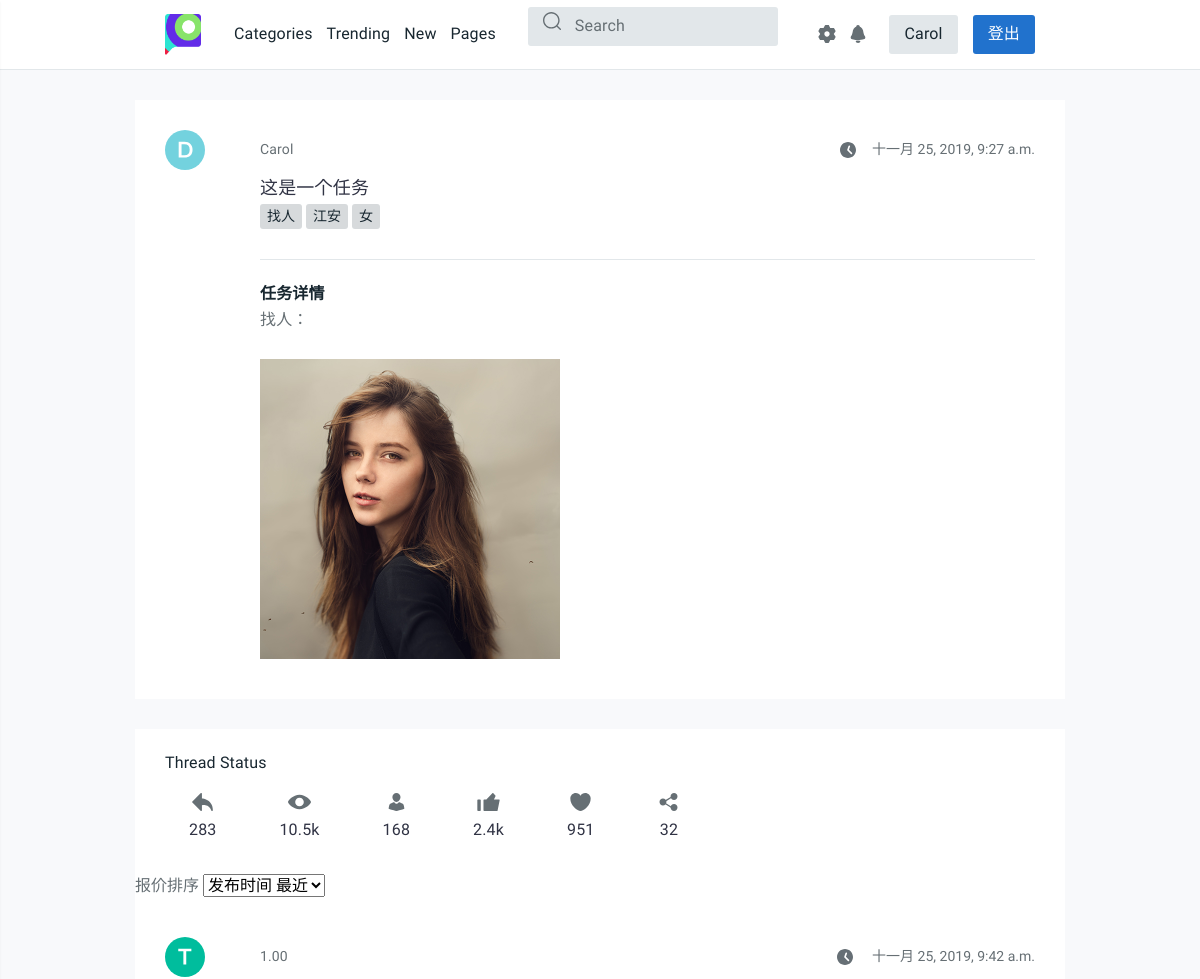
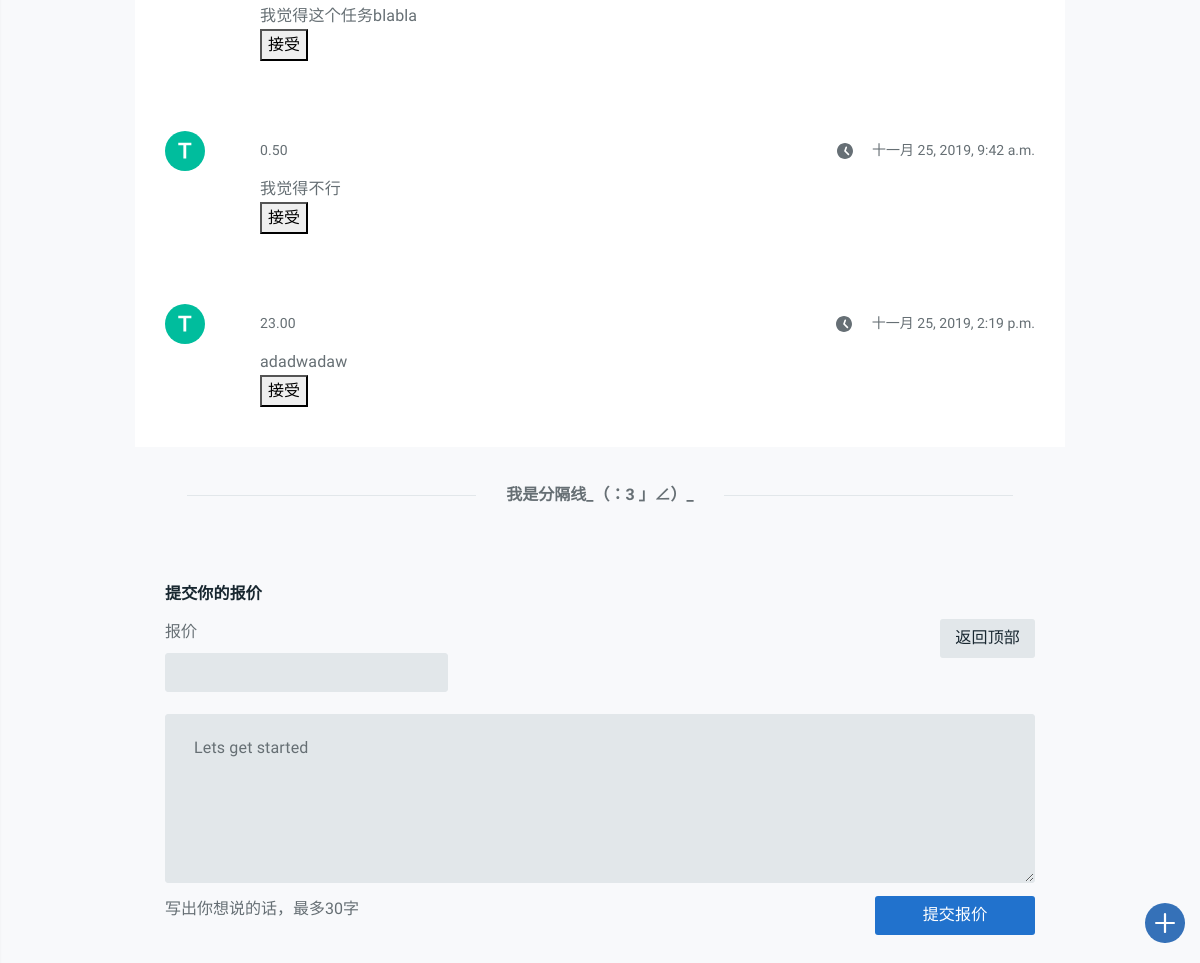
Page /detail/tk1/ (signed in) on the committed database (2 pictures, top to bottom).
### task_platform/models.py (models this page shows, shortened)
class Task(models.Model):
    state = (('未开始', 'waitting'), ('进行中', 'processing'), ('中止', 'abort'),
             ('撤销', 'revoke'), ('超时', 'timeout'), ('完成', 'completed'))
    publisher = models.CharField(max_length=128)
    receiver = models.CharField(max_length=128, default="", blank=True)
    pub_time = models.DateTimeField(auto_now_add=True)
    people_needed = models.IntegerField(default=1)
    people_now = models.IntegerField(default=0)
    expected_time_consuming = models.DecimalField(
        max_digits=12, decimal_places=1, default=0.0)
    task_description = models.CharField(max_length=50, default="None")
    task_detail = RichTextUploadingField(default='None')
    task_state = models.CharField(max_length=32, choices=state, default='未开始')
    class Meta:
        ordering = ['pub_time']
        verbose_name = '任务'
        verbose_name_plural = '任务'

class Task_tags(models.Model):
    sig_tag = models.CharField(max_length=20, default="None")
    task_id = models.IntegerField(default="0")
    def __str__(self):
        return self.sig_tag
    class Meta:
        verbose_name = "任务标签"
        verbose_name_plural = "任务标签"

class User_task(models.Model):
    task_id = models.IntegerField(default="0")
    username = models.CharField(max_length=128, default="None")
    description = models.CharField(max_length=50)
    submit_money = models.DecimalField(max_digits=5, decimal_places=2, null=True)
    pub_time = models.DateTimeField(auto_now_add=True)
    class Meta:
        ordering = ['pub_time']
        verbose_name = "用户任务报价"
        verbose_name_plural = "用户任务报价"

### task_platform/views.py (the view, shortened to what this page needs)
# urls.py: path('detail/tk<int:task_id>/', views.detail, name='detail'),
def detail(request, task_id):
    username = request.session.get('user_name', None)
    if not username:
        return redirect('/login/')
    task = get_object_or_404(Task, pk=task_id)
    tag_list = Task_tags.objects.filter(task_id=task.id)
    publisher = task.publisher
    pub_time = task.pub_time
    task_description = task.task_description
    task_detail = task.task_detail
    sort_choice_list = (
        '发布时间 最近', '发布时间 最远',
        '报价 最低', '报价 最高'
    )
    is_publisher = True
    if username != publisher:
        publisher = 'xxx'
        is_publisher = False
    message = ''
    user_task_list = User_task.objects.filter(task_id=task_id)
    if request.method == 'GET':
        accept_id = request.GET.get('accept', None)
    return render(request, 'task_platform/detail.html', locals())

### task_platform/templates/task_platform/detail.html (shortened to what this page needs)
{% extends 'task_platform/base.html' %}
{% block content %}
<main id="tt-pageContent">
  <div class="container">
    <div class="tt-single-topic-list">
      <div class="tt-item">
        <div class="tt-single-topic">
          <div class="tt-item-header">
            <div class="tt-item-info info-top">
              <div class="tt-avatar-icon">
                <i class="tt-icon"><svg>
                    <use xlink:href="#icon-ava-d"></use>
                  </svg></i>
              </div>
              <div class="tt-avatar-title">
                <a href="#">{{ publisher }}</a>
              </div>
              <a href="#" class="tt-info-time">
                <i class="tt-icon"><svg>
                    <use xlink:href="#icon-time"></use>
                  </svg></i>{{ pub_time }}
              </a>
            </div>
            <h3 class="tt-item-title">
              <a href="#">{{ task_description }}</a>
            </h3>
            <div id='warp'>
              {% for tag in tag_list %}
              <a href="#"><span class="tt-badge">{{ tag }}</span></a>
              {% endfor %}
            </div>
          </div>
          <div class="tt-item-description">
            <h4 class="tt-title">任务详情</h4>
            {{ task_detail | safe }}
          </div>
          </div>
        </div>
        <div class="tt-item">
          <div class="tt-info-box">
            <h6 class="tt-title">Thread Status</h6>
            <div class="tt-row-icon">
              <div class="tt-item">
                <a href="#" class="tt-icon-btn tt-position-bottom">
                  <i class="tt-icon"><svg>
                      <use xlink:href="#icon-reply"></use>
                    </svg></i>
                  <span class="tt-text">283</span>
                </a>
              </div>
              <div class="tt-item">
                <a href="#" class="tt-icon-btn tt-position-bottom">
                  <i class="tt-icon"><svg>
                      <use xlink:href="#icon-view"></use>
                    </svg></i>
                  <span class="tt-text">10.5k</span>
                </a>
              </div>
              <div class="tt-item">
                <a href="#" class="tt-icon-btn tt-position-bottom">
                  <i class="tt-icon"><svg>
                      <use xlink:href="#icon-user"></use>
                    </svg></i>
                  <span class="tt-text">168</span>
                </a>
              </div>
              <div class="tt-item">
                <a href="#" class="tt-icon-btn tt-position-bottom">
                  <i class="tt-icon"><svg>
                      <use xlink:href="#icon-like"></use>
                    </svg></i>
                  <span class="tt-text">2.4k</span>
                </a>
              </div>
              <div class="tt-item">
                <a href="#" class="tt-icon-btn tt-position-bottom">
                  <i class="tt-icon"><svg>
                      <use xlink:href="#icon-favorite"></use>
                    </svg></i>
                  <span class="tt-text">951</span>
                </a>
              </div>
              <div class="tt-item">
                <a href="#" class="tt-icon-btn tt-position-bottom">
                  <i class="tt-icon"><svg>
                      <use xlink:href="#icon-share"></use>
                    </svg></i>
                  <span class="tt-text">32</span>
                </a>
              </div>
            </div>
          </div>
          <label>报价排序
            <select name="dropdown">
              {% for choice in sort_choice_list %}
              <option id="sort_choice" value={{ choice }}>{{ choice }}</option>
                {% endfor %}
            </select>
          </label>
          <form class="form-default" method='GET'>
            {% if user_task_list %}
            {% for sig in user_task_list %}
            <div class="tt-item">
              <div class="tt-single-topic">
                <div class="tt-item-header pt-noborder">
                  <div class="tt-item-info info-top">
                    <div class="tt-avatar-icon">
                      <i class="tt-icon"><svg>
                          <use xlink:href="#icon-ava-t"></use>
                        </svg></i>
                    </div>
                    <div class="tt-avatar-title">
                      <a href="#">{{ sig.submit_money }}</a>
                    </div>
                    <a href="#" class="tt-info-time">
                      <i class="tt-icon">
                        <svg>
                          <use xlink:href="#icon-time"></use>
                        </svg></i>
                      {{ sig.pub_time }}
                    </a>
                  </div>
                </div>
                <div class="tt-item-description">
                  {{ sig.description }}
                </div>
                {% if is_publisher %}
                  <button name="accept" type="submit" value={{ sig.id }}>接受</button>
                {% endif %}
                </div>
              </div>
              {% endfor %}
              {% endif %}
          </form>
          </div>
        <div class="tt-wrapper-inner">
            <h4 class="tt-title-separator"><span>我是分隔线_（：3 」∠）_ </span></h4>
        </div>
            <form class="form-default" method="POST">
              <div class="tt-wrapper-inner">
                <div class="pt-editor form-default">
                  <h6 class="pt-title">提交你的报价</h6>
                  <div class="pt-row">
                    <div class="col-left">
                      <label>
                        <span class="tt-text">报价</span>
                      </label>
                      <input type="text" class="form-control" name="money"></input>
                    </div>
                    <div class="col-right tt-hidden-mobile">
                      <a href="#" class="btn btn-primary">返回顶部</a>
                    </div>
                  </div>
                  <div class="form-group">
                    <textarea name="description" class="form-control" rows="5" placeholder="Lets get started"></textarea>
                  </div>
                  <div class="pt-row">
                    <div class="col-left">
                      <p>写出你想说的话，最多30字</p>
                    </div>
                    <div class="col-auto">
                      <input type="submit" class="btn btn-secondary btn-width-lg" value="提交报价"></input>
                    </div>
                  </div>
                </div>
            </form>
          </div>
        </div>
</main>
{% endblock %}

### task_platform/templates/task_platform/base.html (shortened to what this page needs)
{% load staticfiles %}
<html>
<body>
  <head>
    {% block css %}
    <link rel="stylesheet" href="{% static 'css/style.css' %}">
    {% endblock %}
  </head>
  <header id="tt-header">
    <div class="container">
      <div class="row tt-row no-gutters">
        <div class="col-auto">
          <div class="tt-logo">
            <a href="/"><img src="{% static 'images/logo.png' %}" alt=""></a>
          </div>
          <div class="tt-desktop-menu">
            <nav>
              <ul>
                <li><a href="page-categories.html"><span>Categories</span></a></li>
                <li><a href="detail/tk2"><span>Trending</span></a></li>
                <li><a href="page-create-topic.html"><span>New</span></a></li>
                <li>
                  <a href="page-single-user.html"><span>Pages</span></a>
                </li>
              </ul>
            </nav>
          </div>
          <div class="tt-search">
            <form class="search-wrapper">
              <div class="search-form">
                <input type="text" class="tt-search__input" placeholder="Search">
                <button class="tt-search__btn" type="submit">
                  <svg class="tt-icon">
                    <use xlink:href="#icon-search"></use>
                  </svg>
                </button>
              </div>
            </form>
          </div>
        </div>
        {% if request.session.is_login %}
        <div class="col-auto ml-auto">
          <div class="tt-user-info d-flex ">
            <center>
              <div style="margin:7px -25px  ">
                <a href="#" class="tt-btn-icon" id="js-settings-btn">
                  <i class="tt-icon"><svg>
                      <use xlink:href="#icon-settings_fill"></use>
                    </svg></i>
                </a>
              </div>
            </center>
            <center>
              <a href="" class="tt-btn-icon" style="margin:7px">
                <i class="tt-icon"><svg>
                    <use xlink:href="#icon-notification"></use>
                  </svg></i>
              </a>
            </center>
            <div class="tt-account-btn">
              <a href="/settings/" class="btn btn-primary">{{ request.session.user_name }}</a>
                <a href="/logout/" class="btn btn-secondary">登出</a>
            </div>
          </div>
        </div>
        {% endif %}
      </div>
    </div>
      <a href="/create-task" class="tt-btn-create-topic">
        <span class="tt-icon">
          <svg>
            <use xlink:href="#icon-create_new"></use>
          </svg>
        </span>
      </a>
  </header>
  {% block content %} {% endblock %}
</body>
</html>

### rows in the picture
Task: session.user_name "Carol", publisher "Carol", pub_time "十一月 25, 2019, 9:27 a.m.", task_description "这是一个任务", task_detail "找人：", task_detail (picture)
Task_tags: sig_tag "找人"
Task_tags: sig_tag "江安"
Task_tags: sig_tag "女"
User_task: submit_money "1.00", pub_time "十一月 25, 2019, 9:42 a.m.", description "我觉得这个任务blabla", {{ sig.id }} 1 (drawn)
User_task: submit_money "0.50", pub_time "十一月 25, 2019, 9:42 a.m.", description "我觉得不行", {{ sig.id }} 2 (drawn)
User_task: submit_money "23.00", pub_time "十一月 25, 2019, 2:19 p.m.", description "adadwadaw", {{ sig.id }} 14 (drawn)

### other values in the picture
form field dropdown "发布时间 最近"
